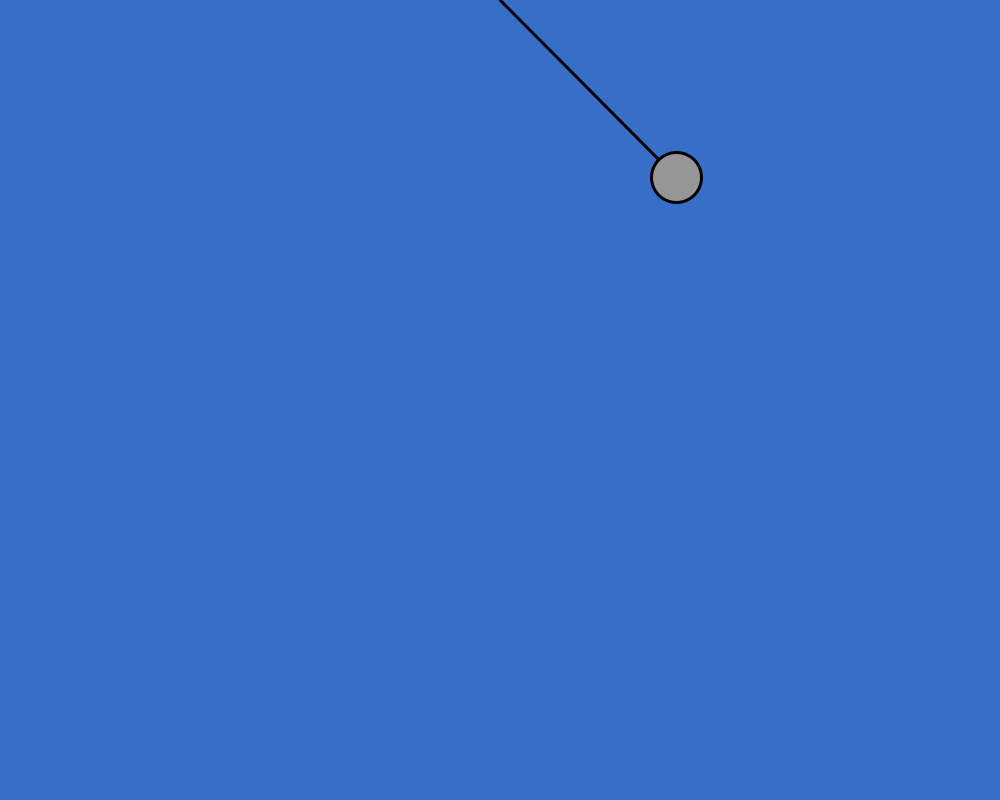
Frame 1 (no input)
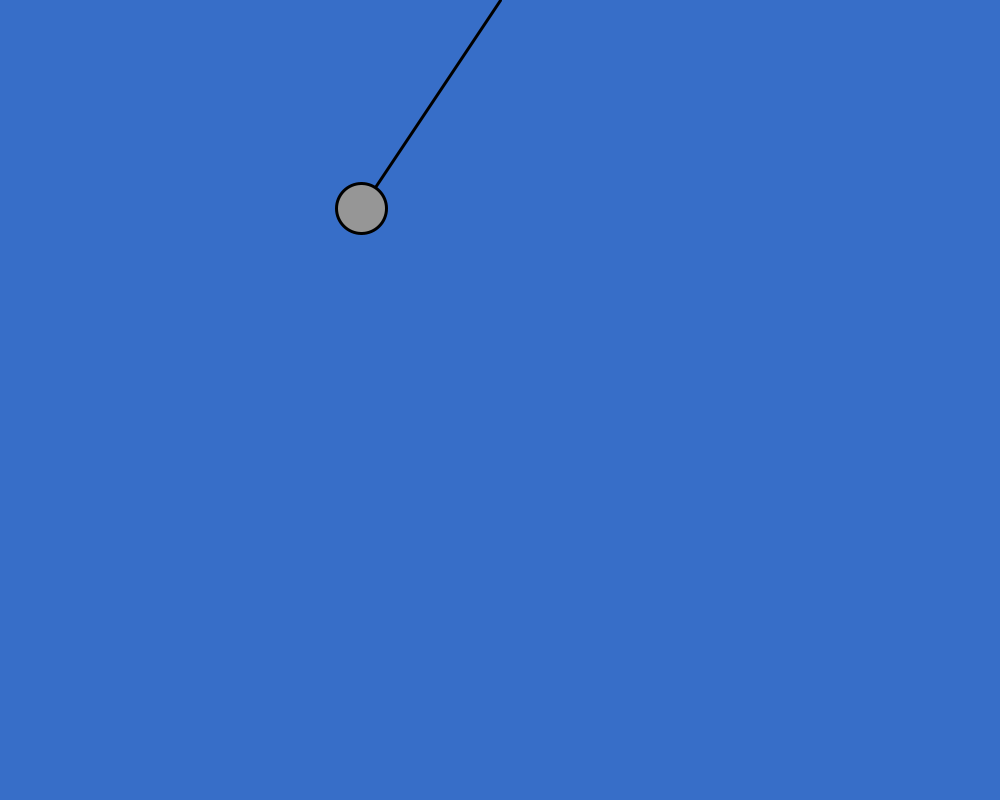
Frame 60 (the mouse pressed at the canvas centre just before this capture)
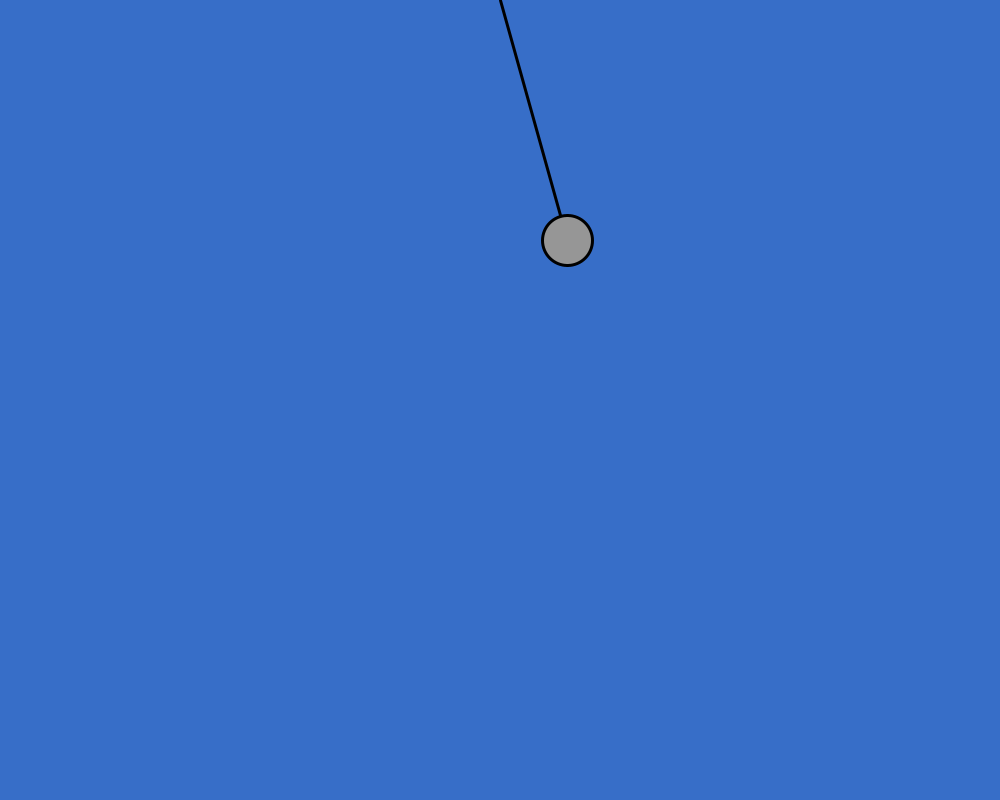
Frame 120 (the mouse held since frame 60 and released just before this capture)

The Processing sketch that drew these frames (run headless with seeded random() and noise(); from frame 60 on, the mouse is pressed at the canvas centre):

// Processing sketch: pendulum
// ── pendulum.pde
Mover mover;
void setup()
{
  size(1000,800);
  mover = new Mover(width/2,0,250);
}

void draw()
{
  background(55,110,200);
  mover.Go();
}

void mousePressed()
{
  PVector mouse = new PVector(mouseX,mouseY);
  float distance = PVector.sub(mouse,mover.location).mag();
  if(distance<=50){
    mover.location.set(mouseX,mouseY);
  }
}

void mouseReleased()
{
   
}
// ── Mover.pde
class Mover
{
  float gravity;
  float angle;
  float velocity;
  float acceleration;
  float r;
  float damping;
  PVector location;
  PVector origin;
  
 Mover(float x,float y, float _r)
 {
   location = new PVector();
   origin = new PVector(x,y);
   r =_r;
   velocity = 0;
   acceleration = 0;
   damping = 0.995;
   angle = PI/4;
   gravity = 1;
 }
 
 void Update()
 {
   acceleration = sin(angle)*(-gravity/r);
   velocity +=acceleration;
   angle+=velocity;
   velocity*=damping;
 }
 
 void Display()
 {
   strokeWeight(3);
   location.set(r*sin(angle),r*cos(angle));
   location.add(origin);
   line(origin.x,origin.y,location.x,location.y);
   fill(150);
   ellipse(location.x,location.y,50,50);
 }
 
 void Go()
 {
   Update();
   Display();
 }
}
